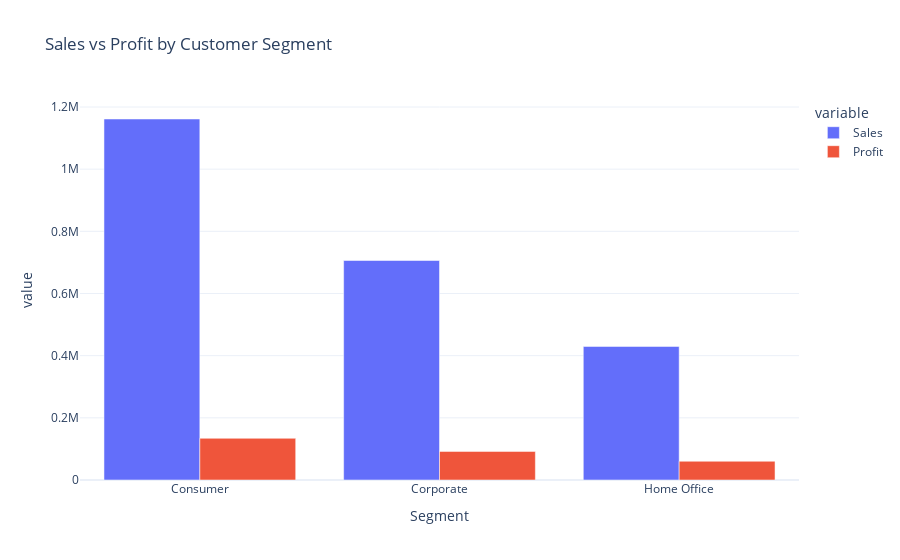

This figure's notebook cell:
### Code cell
segment_fig=px.bar(
    customer_segment.melt(id_vars='Segment',value_vars=['Sales','Profit']),
    x='Segment',
    y='value',
    color='variable',
    barmode='group',
    title='Sales vs Profit by Customer Segment'
)
segment_fig.show()

### Figure 1 — Plotly figure (JSON) as saved in the notebook; plotly's stock layout.template omitted (floating-point values rounded to 4 significant figures)
{"data": [{"alignmentgroup": "True", "hovertemplate": "variable=Sales<br>Segment=%{x}<br>value=%{y}<extra></extra>", "legendgroup": "Sales", "marker": {"color": "#636efa", "pattern": {"shape": ""}}, "name": "Sales", "offsetgroup": "Sales", "orientation": "v", "showlegend": true, "textposition": "auto", "type": "bar", "x": ["Consumer", "Corporate", "Home Office"], "xaxis": "x", "y": [1161000.0, 706100.0, 429700.0], "yaxis": "y"}, {"alignmentgroup": "True", "hovertemplate": "variable=Profit<br>Segment=%{x}<br>value=%{y}<extra></extra>", "legendgroup": "Profit", "marker": {"color": "#EF553B", "pattern": {"shape": ""}}, "name": "Profit", "offsetgroup": "Profit", "orientation": "v", "showlegend": true, "textposition": "auto", "type": "bar", "x": ["Consumer", "Corporate", "Home Office"], "xaxis": "x", "y": [134100.0, 91980.0, 60300.0], "yaxis": "y"}], "layout": {"barmode": "group", "legend": {"title": {"text": "variable"}, "tracegroupgap": 0}, "title": {"text": "Sales vs Profit by Customer Segment"}, "xaxis": {"anchor": "y", "domain": [0, 1], "title": {"text": "Segment"}}, "yaxis": {"anchor": "x", "domain": [0, 1], "title": {"text": "value"}}}}
